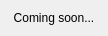
<?xml version="1.0" encoding="UTF-8"?>
<ui version="4.0">
 <class>Form</class>
 <widget class="QWidget" name="Form">
  <property name="geometry">
   <rect>
    <x>0</x>
    <y>0</y>
    <width>108</width>
    <height>35</height>
   </rect>
  </property>
  <property name="windowTitle">
   <string>Form</string>
  </property>
  <layout class="QHBoxLayout" name="horizontalLayout">
   <item>
    <widget class="QLabel" name="label">
     <property name="text">
      <string>Coming soon...</string>
     </property>
     <property name="alignment">
      <set>Qt::AlignCenter</set>
     </property>
    </widget>
   </item>
  </layout>
 </widget>
 <resources/>
 <connections/>
</ui>
